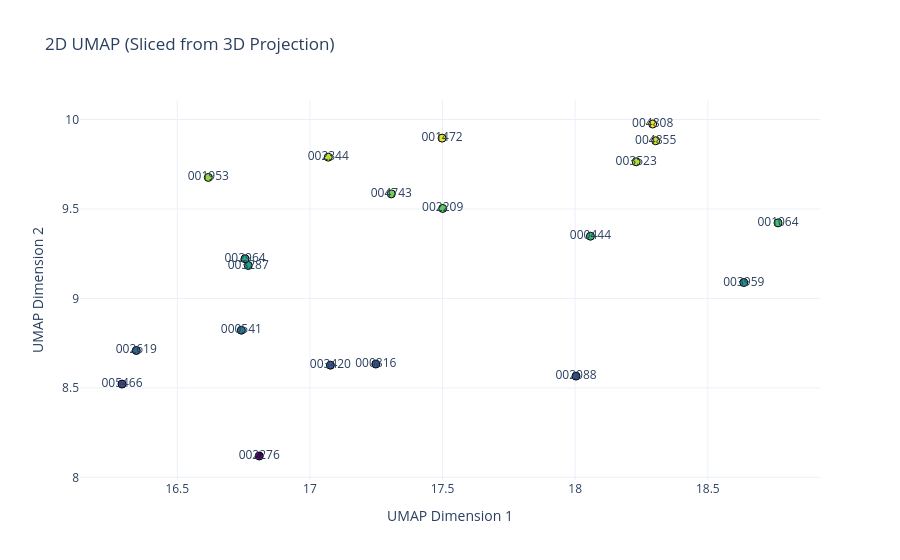

The cell this chart's notebook holds for it:
### Code cell
# Assuming 'coords_3d' is already calculated from your 3D cell:
umap_coords_2d = umap_coords_3d[:, :2]  # Extract only the first two columns (X and Y)

# Create the 2D plot using the sliced coordinates
fig = go.Figure(data=[go.Scatter(
    x=umap_coords_2d[:, 0],
    y=umap_coords_2d[:, 1],
    mode='markers+text',
    marker=dict(
        size=8,
        color=umap_coords_2d[:, 1],
        colorscale='Viridis',
        line=dict(color='black', width=1)
    ),
    text=[f.split("_")[-1] for f in folders],
    hoverinfo='text'
)])

fig.update_layout(
    title="2D UMAP (Sliced from 3D Projection)",
    xaxis=dict(title="UMAP Dimension 1"),
    yaxis=dict(title="UMAP Dimension 2"),
    template="plotly_white"
)
fig.show()

### Figure 1 — Plotly figure (JSON) as saved in the notebook; plotly's stock layout.template omitted (floating-point values rounded to 4 significant figures)
{"data": [{"hoverinfo": "text", "marker": {"color": [9.881, 9.584, 8.119, 9.184, 8.566, 9.348, 9.676, 8.633, 9.089, 9.222, 9.422, 8.709, 9.789, 9.503, 8.822, 8.627, 8.521, 9.896, 9.764, 9.975], "colorscale": [[0, "#440154"], [0.1111, "#482878"], [0.2222, "#3e4989"], [0.3333, "#31688e"], [0.4444, "#26828e"], [0.5556, "#1f9e89"], [0.6667, "#35b779"], [0.7778, "#6ece58"], [0.8889, "#b5de2b"], [1, "#fde725"]], "line": {"color": "black", "width": 1}, "size": 8}, "mode": "markers+text", "text": ["004855", "004743", "002276", "003287", "002088", "000444", "001953", "000816", "003959", "002964", "001064", "002619", "002344", "002209", "000541", "003420", "005466", "001472", "003523", "004808"], "type": "scatter", "x": [18.3, 17.31, 16.81, 16.77, 18.0, 18.06, 16.62, 17.25, 18.64, 16.76, 18.76, 16.35, 17.07, 17.5, 16.74, 17.08, 16.29, 17.5, 18.23, 18.29], "y": [9.881, 9.584, 8.119, 9.184, 8.566, 9.348, 9.676, 8.633, 9.089, 9.222, 9.422, 8.709, 9.789, 9.503, 8.822, 8.627, 8.521, 9.896, 9.764, 9.975]}], "layout": {"title": {"text": "2D UMAP (Sliced from 3D Projection)"}, "xaxis": {"title": {"text": "UMAP Dimension 1"}}, "yaxis": {"title": {"text": "UMAP Dimension 2"}}}}
